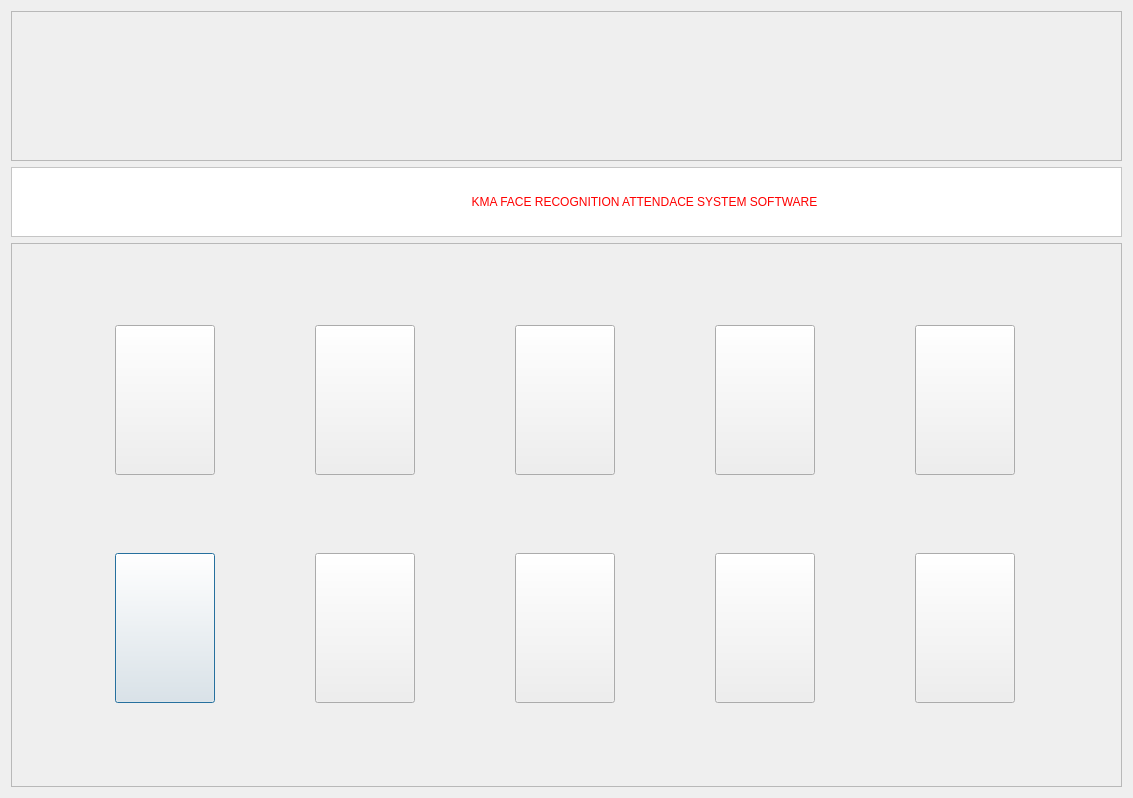
<?xml version="1.0" encoding="UTF-8"?>
<ui version="4.0">
 <class>Dialog</class>
 <widget class="QDialog" name="Dialog">
  <property name="geometry">
   <rect>
    <x>0</x>
    <y>0</y>
    <width>1133</width>
    <height>798</height>
   </rect>
  </property>
  <property name="windowTitle">
   <string>Dialog</string>
  </property>
  <layout class="QVBoxLayout" name="verticalLayout">
   <item>
    <widget class="QFrame" name="frame">
     <property name="minimumSize">
      <size>
       <width>0</width>
       <height>150</height>
      </size>
     </property>
     <property name="maximumSize">
      <size>
       <width>16777215</width>
       <height>150</height>
      </size>
     </property>
     <property name="frameShape">
      <enum>QFrame::StyledPanel</enum>
     </property>
     <property name="frameShadow">
      <enum>QFrame::Raised</enum>
     </property>
     <layout class="QHBoxLayout" name="horizontalLayout">
      <property name="spacing">
       <number>0</number>
      </property>
      <property name="leftMargin">
       <number>0</number>
      </property>
      <property name="topMargin">
       <number>0</number>
      </property>
      <property name="rightMargin">
       <number>0</number>
      </property>
      <property name="bottomMargin">
       <number>0</number>
      </property>
      <item>
       <widget class="QLabel" name="label">
        <property name="minimumSize">
         <size>
          <width>300</width>
          <height>0</height>
         </size>
        </property>
        <property name="maximumSize">
         <size>
          <width>300</width>
          <height>16777215</height>
         </size>
        </property>
        <property name="styleSheet">
         <string notr="true">background-image: url(:/newPrefix/BestFacialRecognition.jpg)</string>
        </property>
        <property name="text">
         <string/>
        </property>
        <property name="pixmap">
         <pixmap resource="../Resources/image.qrc">:/newPrefix/BestFacialRecognition.jpg</pixmap>
        </property>
        <property name="scaledContents">
         <bool>true</bool>
        </property>
       </widget>
      </item>
      <item>
       <widget class="QLabel" name="label_2">
        <property name="minimumSize">
         <size>
          <width>500</width>
          <height>0</height>
         </size>
        </property>
        <property name="maximumSize">
         <size>
          <width>500</width>
          <height>16777215</height>
         </size>
        </property>
        <property name="styleSheet">
         <string notr="true">background-image: url(:/newPrefix/facialrecognition.png)</string>
        </property>
        <property name="text">
         <string/>
        </property>
        <property name="pixmap">
         <pixmap resource="../Resources/image.qrc">:/newPrefix/facialrecognition.png</pixmap>
        </property>
        <property name="scaledContents">
         <bool>true</bool>
        </property>
       </widget>
      </item>
      <item>
       <widget class="QLabel" name="label_3">
        <property name="styleSheet">
         <string notr="true">background-image: url(:/newPrefix/images.jpg);</string>
        </property>
        <property name="text">
         <string/>
        </property>
        <property name="pixmap">
         <pixmap resource="../Resources/image.qrc">:/newPrefix/images.jpg</pixmap>
        </property>
        <property name="scaledContents">
         <bool>true</bool>
        </property>
       </widget>
      </item>
     </layout>
    </widget>
   </item>
   <item>
    <widget class="QFrame" name="frame_3">
     <property name="minimumSize">
      <size>
       <width>0</width>
       <height>70</height>
      </size>
     </property>
     <property name="maximumSize">
      <size>
       <width>16777215</width>
       <height>70</height>
      </size>
     </property>
     <property name="styleSheet">
      <string notr="true">QFrame {
	background-color: white;
}</string>
     </property>
     <property name="frameShape">
      <enum>QFrame::StyledPanel</enum>
     </property>
     <property name="frameShadow">
      <enum>QFrame::Raised</enum>
     </property>
     <layout class="QHBoxLayout" name="horizontalLayout_2">
      <item>
       <widget class="QLabel" name="lbDate">
        <property name="minimumSize">
         <size>
          <width>150</width>
          <height>0</height>
         </size>
        </property>
        <property name="maximumSize">
         <size>
          <width>150</width>
          <height>16777215</height>
         </size>
        </property>
        <property name="text">
         <string/>
        </property>
       </widget>
      </item>
      <item>
       <widget class="QLabel" name="label_5">
        <property name="styleSheet">
         <string notr="true">font: 12pt &quot;MS Shell Dlg 2&quot;;
color: red;</string>
        </property>
        <property name="text">
         <string>KMA FACE RECOGNITION ATTENDACE SYSTEM SOFTWARE</string>
        </property>
        <property name="alignment">
         <set>Qt::AlignCenter</set>
        </property>
       </widget>
      </item>
     </layout>
    </widget>
   </item>
   <item>
    <widget class="QFrame" name="frame_2">
     <property name="layoutDirection">
      <enum>Qt::LeftToRight</enum>
     </property>
     <property name="autoFillBackground">
      <bool>false</bool>
     </property>
     <property name="styleSheet">
      <string notr="true">QFrame#frame_2{
border-image: url(:/newPrefix/backgroud.jpg);


}
</string>
     </property>
     <property name="frameShape">
      <enum>QFrame::StyledPanel</enum>
     </property>
     <property name="frameShadow">
      <enum>QFrame::Raised</enum>
     </property>
     <layout class="QGridLayout" name="gridLayout">
      <item row="1" column="0">
       <widget class="QPushButton" name="btnClass">
        <property name="minimumSize">
         <size>
          <width>100</width>
          <height>150</height>
         </size>
        </property>
        <property name="maximumSize">
         <size>
          <width>100</width>
          <height>150</height>
         </size>
        </property>
        <property name="styleSheet">
         <string notr="true">QPushButton:hover {
	 border:1px solid red;
}

QPushButton {
	border-image: url(:/newPrefix/class.jpg)
}</string>
        </property>
        <property name="text">
         <string/>
        </property>
       </widget>
      </item>
      <item row="0" column="3">
       <widget class="QPushButton" name="btnTeacher">
        <property name="minimumSize">
         <size>
          <width>100</width>
          <height>150</height>
         </size>
        </property>
        <property name="maximumSize">
         <size>
          <width>100</width>
          <height>150</height>
         </size>
        </property>
        <property name="styleSheet">
         <string notr="true">QPushButton:hover {
	 border:1px solid red;
}

QPushButton {
	border-image:url(:/newPrefix/teacher.jpg);
}</string>
        </property>
        <property name="text">
         <string/>
        </property>
       </widget>
      </item>
      <item row="0" column="2">
       <widget class="QPushButton" name="btnAttendence">
        <property name="minimumSize">
         <size>
          <width>100</width>
          <height>150</height>
         </size>
        </property>
        <property name="maximumSize">
         <size>
          <width>100</width>
          <height>150</height>
         </size>
        </property>
        <property name="styleSheet">
         <string notr="true">QPushButton{
border-image:  url(:/newPrefix/attendace.jpg)  0 0 0 0 stretch stretch;
}

QPushButton:hover {
	 border:1px solid red;
}</string>
        </property>
        <property name="text">
         <string/>
        </property>
       </widget>
      </item>
      <item row="0" column="4">
       <widget class="QPushButton" name="btnSubject">
        <property name="minimumSize">
         <size>
          <width>100</width>
          <height>150</height>
         </size>
        </property>
        <property name="maximumSize">
         <size>
          <width>100</width>
          <height>150</height>
         </size>
        </property>
        <property name="styleSheet">
         <string notr="true">QPushButton:hover {
	 border:1px solid red;
}


QPushButton {
	border-image: url(:/newPrefix/subject.jpg)
}</string>
        </property>
        <property name="text">
         <string/>
        </property>
       </widget>
      </item>
      <item row="0" column="1">
       <widget class="QPushButton" name="btnStudent">
        <property name="minimumSize">
         <size>
          <width>100</width>
          <height>150</height>
         </size>
        </property>
        <property name="maximumSize">
         <size>
          <width>100</width>
          <height>150</height>
         </size>
        </property>
        <property name="styleSheet">
         <string notr="true">QPushButton{
border-image: url(:/newPrefix/gettyimages-1022573162.jpg)  0 0 0 0 stretch stretch;
}

QPushButton:hover {
	 border:1px solid red;
}</string>
        </property>
        <property name="text">
         <string/>
        </property>
       </widget>
      </item>
      <item row="0" column="0">
       <widget class="QPushButton" name="btnRecognize">
        <property name="minimumSize">
         <size>
          <width>100</width>
          <height>150</height>
         </size>
        </property>
        <property name="maximumSize">
         <size>
          <width>100</width>
          <height>150</height>
         </size>
        </property>
        <property name="autoFillBackground">
         <bool>false</bool>
        </property>
        <property name="styleSheet">
         <string notr="true">QPushButton{
border-image: url(:/newPrefix/face_detector1.jpg)  0 0 0 0 stretch stretch;

}

QPushButton:hover {
	 border:1px solid red;
}

</string>
        </property>
        <property name="text">
         <string/>
        </property>
       </widget>
      </item>
      <item row="1" column="3">
       <widget class="QPushButton" name="btnProfile">
        <property name="minimumSize">
         <size>
          <width>100</width>
          <height>150</height>
         </size>
        </property>
        <property name="maximumSize">
         <size>
          <width>100</width>
          <height>150</height>
         </size>
        </property>
        <property name="styleSheet">
         <string notr="true">QPushButton:hover {
	 border:1px solid red;
}

QPushButton {
	border-image:url(:/newPrefix/help-desk-customer-care-team-icon-blue-square-button-isolated-reflected-abstract-illustration-89657179.jpg)
}</string>
        </property>
        <property name="text">
         <string/>
        </property>
       </widget>
      </item>
      <item row="1" column="1">
       <widget class="QPushButton" name="btnSchedule">
        <property name="minimumSize">
         <size>
          <width>100</width>
          <height>150</height>
         </size>
        </property>
        <property name="maximumSize">
         <size>
          <width>100</width>
          <height>150</height>
         </size>
        </property>
        <property name="styleSheet">
         <string notr="true">QPushButton:hover {
	 border:1px solid red;
}

QPushButton {
	border-image: url(:/newPrefix/schedule.jpg)
}</string>
        </property>
        <property name="text">
         <string/>
        </property>
       </widget>
      </item>
      <item row="1" column="2">
       <widget class="QPushButton" name="btnAnalyst">
        <property name="minimumSize">
         <size>
          <width>100</width>
          <height>150</height>
         </size>
        </property>
        <property name="maximumSize">
         <size>
          <width>100</width>
          <height>150</height>
         </size>
        </property>
        <property name="styleSheet">
         <string notr="true">QPushButton:hover {
	 border:1px solid red;
}

QPushButton {
	border-image: url(:/newPrefix/analyst.jpg)
}</string>
        </property>
        <property name="text">
         <string/>
        </property>
       </widget>
      </item>
      <item row="1" column="4">
       <widget class="QPushButton" name="btnExit">
        <property name="minimumSize">
         <size>
          <width>100</width>
          <height>150</height>
         </size>
        </property>
        <property name="maximumSize">
         <size>
          <width>100</width>
          <height>150</height>
         </size>
        </property>
        <property name="styleSheet">
         <string notr="true">QPushButton:hover {
	 border:1px solid red;
}

QPushButton {
	border-image: url(:/newPrefix/exit.jpg)
}</string>
        </property>
        <property name="text">
         <string/>
        </property>
       </widget>
      </item>
     </layout>
    </widget>
   </item>
  </layout>
 </widget>
 <resources>
  <include location="../Resources/image.qrc"/>
 </resources>
 <connections/>
</ui>
